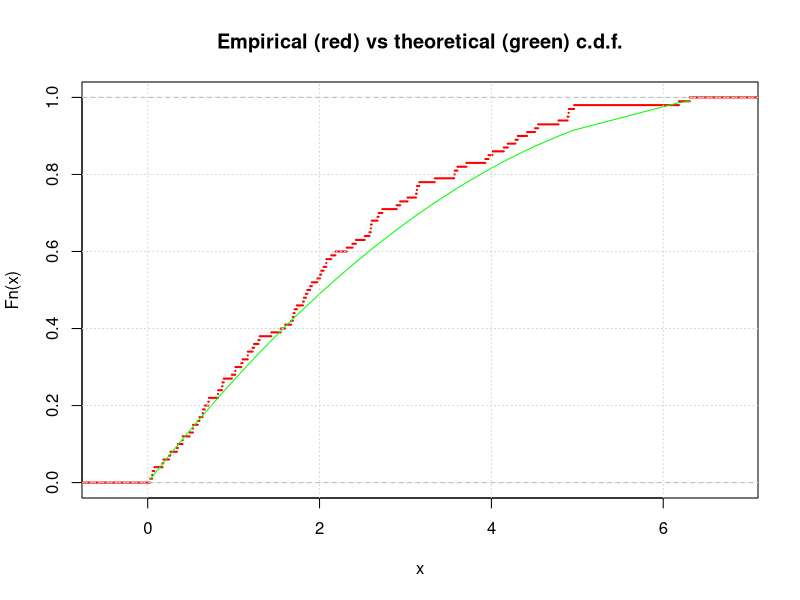
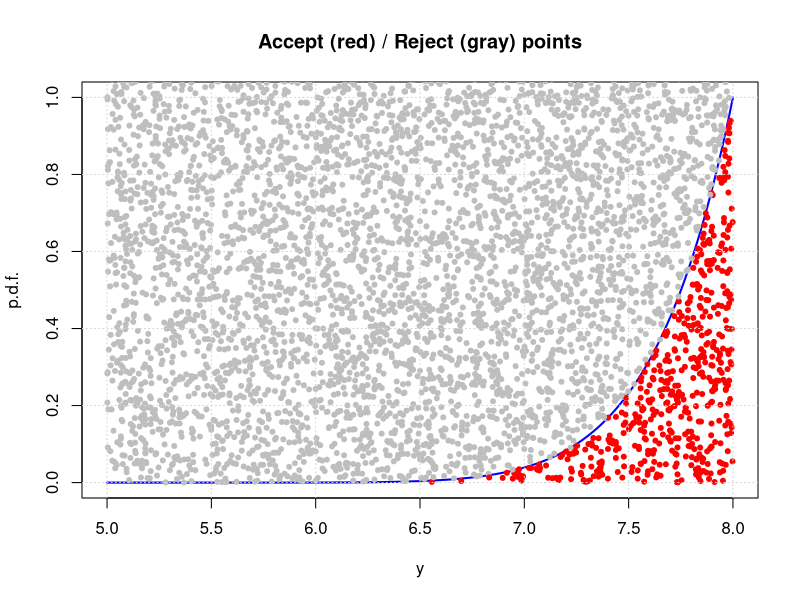
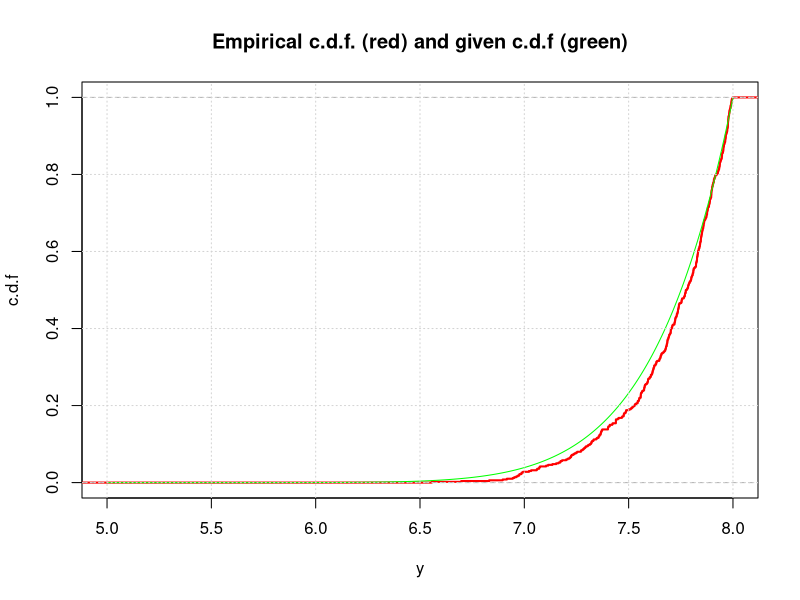
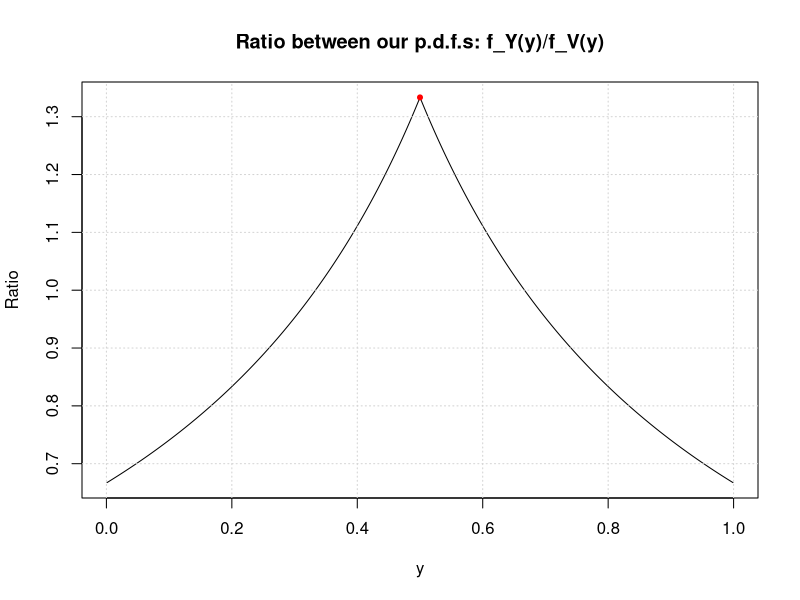
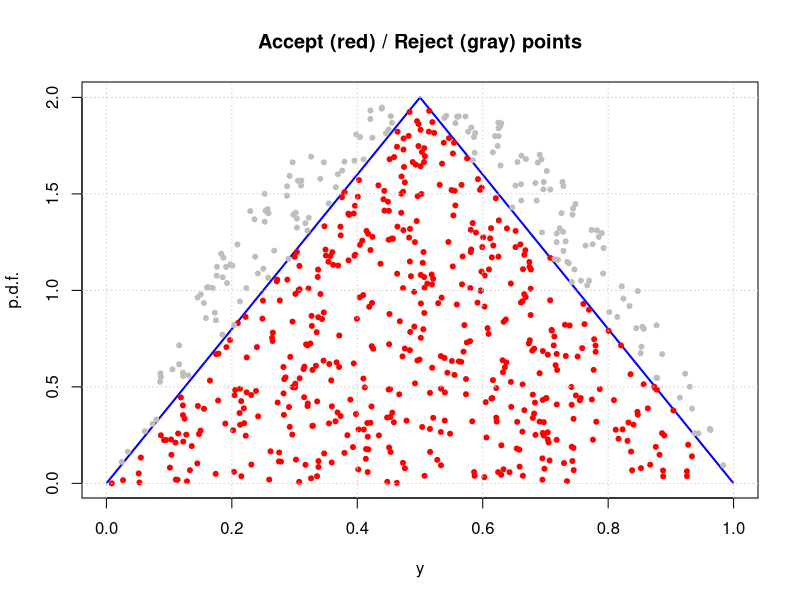
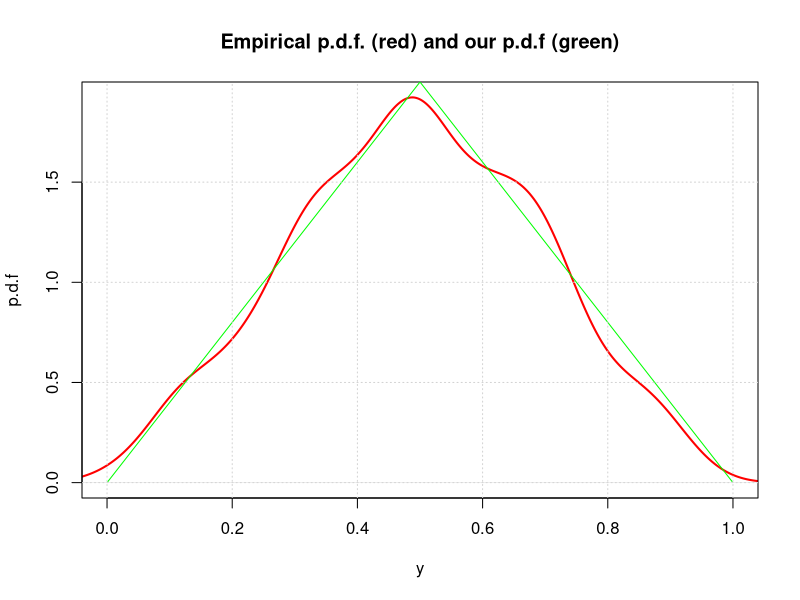
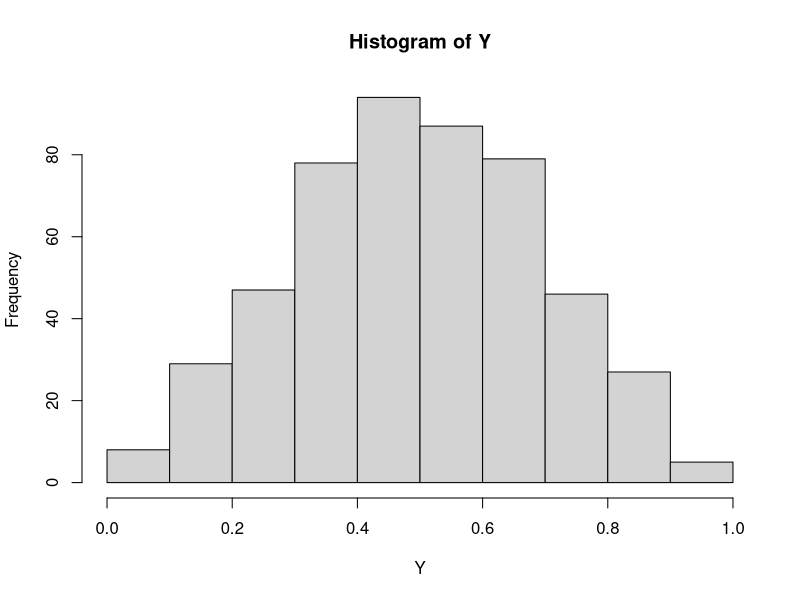

Write R code to recreate these figures, in order.
## ---- chunk 1
knitr::opts_chunk$set(echo = TRUE)
## ---- chunk 2
# Calculations
a <- 7                # parameter
n <- 100              # sample size
U <- runif(n)         # generate uniform sample
X <- (a-a*sqrt(1-U))  # generate our sample
cdf <- ecdf(X)        # empirical cdf for X
# Plot
grd <-sort(X)         # grid for plots
plot(cdf,do.points=FALSE,col='red',lwd=2,main='Empirical (red) vs theoretical (green) c.d.f.') # plot ecdf
points(grd,-(grd*(grd-2*a))/(a^2),type='l',col='green') # add original cdf
grid() # add grid
## ---- chunk 3
# Parameters
alpha <- 8            # parameter alpha > 1
A <- 8                # parameter A > 5
n <- 500              # required sample size
M <- alpha/(A-5)      # maximum p.d.f. value
Y <- 0                # initial sample

grd = seq(5,A,by=0.01) # grid for plots, adjusting for 5<y<A
plot(grd,((grd-5)^alpha)/((A-5)^alpha),type='l',col='blue',lwd=2,
     main='Accept (red) / Reject (gray) points',
     xlab='y',ylab = 'p.d.f.') # plot p.d.f. f_Y
n0<-0 # sample size
while(n0 < n) 
{ 
  U <- runif(1)                   # generate uniform point U
  V <- runif(1,5,A)               # generate uniform point V
  if(U*M<(((V-5)^alpha)/((A-5)^alpha)))
  # Accept
  {
    n0<-n0+1  
    Y[n0] <- V
    points(V,U*M,type='p',pch=20,col='red') # add accepted point
  }
  else
  # Reject
  {points(V,U*M,type='p',pch=20,col='gray')} # add rejected point
}
grid() # add grid
plot(ecdf(Y),do.points=FALSE,col='red',lwd=2,
     main='Empirical c.d.f. (red) and given c.d.f (green)',
     ylab='c.d.f',
     xlab='y',
     xlim=c(5,A)) # plot empirical c.d.f. of the generated sample
points(grd,((grd-5)^alpha)/((A-5)^alpha),type='l',col='green',lwd=1) # add c.d.f. F_Y
grid()
## ---- chunk 4
# Calculations
ourPdf <- function(y,a){
out <- numeric(length = length(y))
    for(i in seq_along(y)) {
      if (y[i] <= a) {
        out[i] <- 2*y[i]/a
      }
      else {
        out[i] <- 2*(1-y[i])/(1-a)
      }
    }
    out
}

a <-0.5               # parameter a in Y
alpha1 <- 2            # parameter alpha in V
beta1 <- 2              # parameter beta in V

d <- 0.001
grd <- seq(d,1-d,by=d)

ratio <- ourPdf(grd,a)/dbeta(grd,alpha1,beta1) # ratio of p.d.f.s
M <- max(ratio) # maximum ratio value
Mx <- grd[which.max(ratio)] # maximum ratio position
plot(grd,ratio,type='l',
     main='Ratio between our p.d.f.s: f_Y(y)/f_V(y)',
     xlab='y',
     ylab ='Ratio') # plot ratio
points(Mx,M,type='p',pch=20,col='red') # add the maximum point
grid()
## ---- chunk 5
n <- 500                 # required sample size

plot(grd,ourPdf(grd,a),type='l',col='blue',lwd=2,
     main='Accept (red) / Reject (gray) points',
     xlab='y',ylab = 'p.d.f.') # plot p.d.f. f_Y
Y<-0
n0<-0 # sample size
while(n0 < n) 
{
  U <- runif(1)                      # generate uniform point U
  V <- rbeta(1,alpha1,beta1)         # generate Beta point V
  if(U*M<ourPdf(V,a)/dbeta(V,alpha1,beta1))
  # Accept
  {
    n0<-n0+1  
    Y[n0] <- V
    points(V,U*M*dbeta(V,alpha1,beta1),type='p',pch=20,col='red')
  }
  else
  # Reject
  {points(V,U*M*dbeta(V,alpha1,beta1),type='p',pch=20,col='gray')}
}
grid() # add grid
plot(density(Y),col='red',lwd=2,
     main='Empirical p.d.f. (red) and our p.d.f (green)',
     ylab='p.d.f',
     xlab='y',
     xlim=c(0,1)) # plot empirical c.d.f. of Y
points(grd,ourPdf(grd,a),type='l',col='green',lwd=1) # add F_Y
grid()
## ---- chunk 6
hist(Y)
